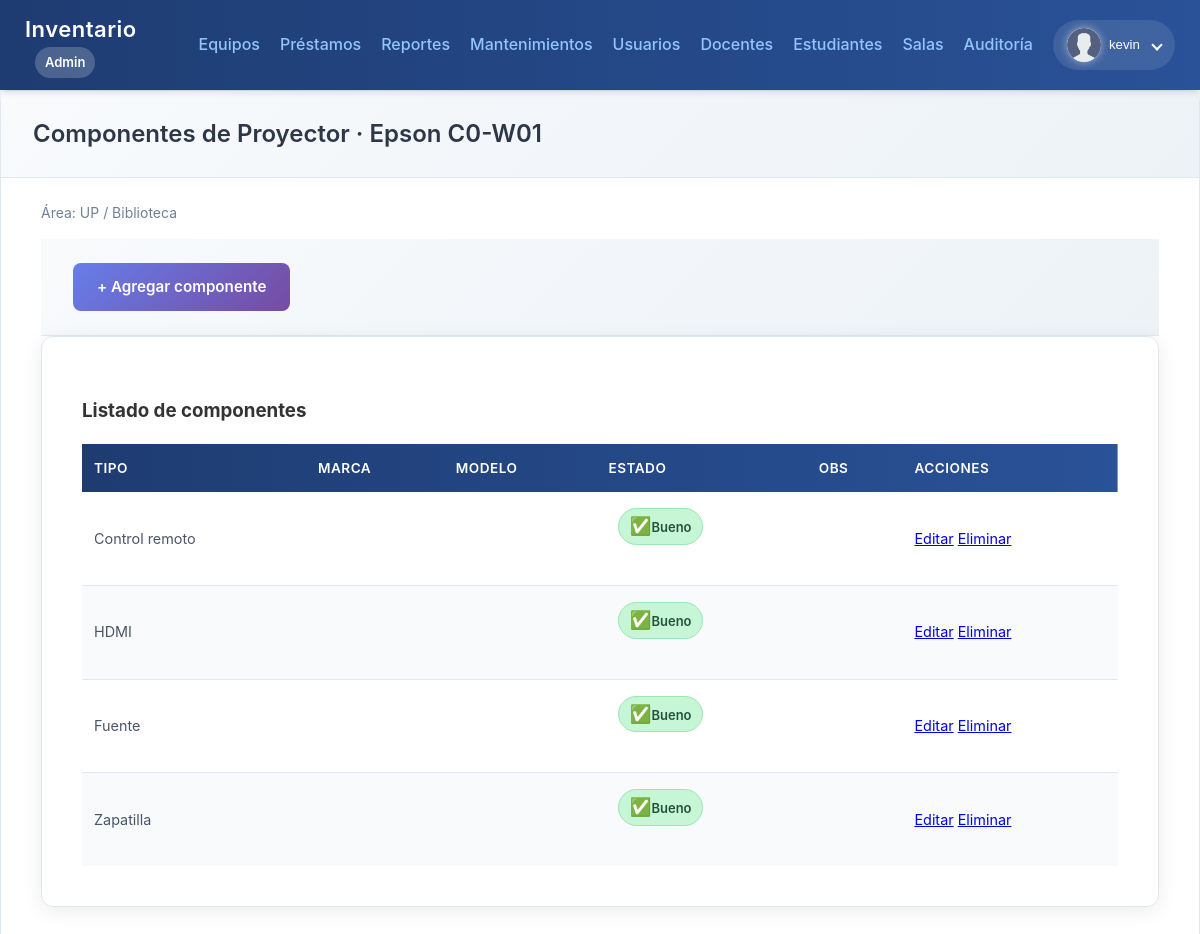
Page /public/equipos_componentes.php?id=1 (signed in) on the committed database.
### tables this page shows
CREATE TABLE `equipos` (
  `id` int(11) NOT NULL,
  `area_id` int(11) NOT NULL,
  `sala_id` int(11) DEFAULT NULL,
  `tipo` varchar(60) NOT NULL,
  `marca` varchar(80) DEFAULT NULL,
  `modelo` varchar(120) DEFAULT NULL,
  `nro_serie` varchar(120) DEFAULT NULL,
  `serial_interno` varchar(32) NOT NULL,
  `estado` varchar(20) NOT NULL DEFAULT 'bueno',
  `prestado` tinyint(1) NOT NULL DEFAULT 0,
  `con_reporte` tinyint(1) NOT NULL DEFAULT 0,
  `detalles` longtext DEFAULT NULL CHECK (json_valid(`detalles`)),
  `creado_en` timestamp NOT NULL DEFAULT current_timestamp(),
  `actualizado_en` timestamp NULL DEFAULT NULL ON UPDATE current_timestamp(),
  `en_mantenimiento` tinyint(1) DEFAULT 0,
  `con_fallos` tinyint(1) DEFAULT 0
);

CREATE TABLE `areas` (
  `id` int(11) NOT NULL,
  `nombre` varchar(80) NOT NULL,
  `creado_en` timestamp NOT NULL DEFAULT current_timestamp()
);

CREATE TABLE `salas` (
  `id` int(11) NOT NULL,
  `area_id` int(11) NOT NULL,
  `nombre` varchar(120) NOT NULL,
  `descripcion` text DEFAULT NULL,
  `creado_en` timestamp NOT NULL DEFAULT current_timestamp()
);

CREATE TABLE `componentes` (
  `id` int(11) NOT NULL,
  `equipo_id` int(11) NOT NULL,
  `tipo` varchar(80) NOT NULL,
  `marca` varchar(80) DEFAULT NULL,
  `modelo` varchar(120) DEFAULT NULL,
  `nro_serie` varchar(120) DEFAULT NULL,
  `estado` varchar(20) NOT NULL DEFAULT 'bueno',
  `observacion` text DEFAULT NULL,
  `creado_en` timestamp NOT NULL DEFAULT current_timestamp()
);

### public/equipos_componentes.php (the view, shortened to what this page needs)
<?php
require __DIR__ . '/../init.php';
$equipo_id = intval($_GET['id'] ?? 0);
$stmt = $mysqli->prepare("SELECT e.*, a.nombre AS area, s.nombre AS sala
                          FROM equipos e
                          JOIN areas a ON a.id=e.area_id
                          LEFT JOIN salas s ON s.id=e.sala_id
                          WHERE e.id=?");
$stmt->bind_param("i", $equipo_id);
$stmt->execute();
$equipo = $stmt->get_result()->fetch_assoc();
$stmt = $mysqli->prepare("SELECT * FROM componentes WHERE equipo_id=? ORDER BY creado_en DESC");
$stmt->bind_param("i", $equipo_id);
$stmt->execute();
$componentes = $stmt->get_result()->fetch_all(MYSQLI_ASSOC);
?>
<head>
  <link rel="stylesheet" href="../css/tabla_equipos_componentes.css">
</head>
<?php
include __DIR__ . '/navbar.php';
?>
<div class="card">
  <h2>Componentes de <?= htmlspecialchars($equipo['tipo']) ?><?= $equipo['marca'] ? ' · ' . htmlspecialchars($equipo['marca']) : '' ?><?= $equipo['modelo'] ? ' ' . htmlspecialchars($equipo['modelo']) : '' ?></h2>
  <p class="muted">Área: <?= htmlspecialchars($equipo['area']) ?><?= $equipo['sala'] ? ' / ' . htmlspecialchars($equipo['sala']) : '' ?></p>
  <div class="actions">
    <a class="btn" href="/inventario_uni/public/equipos_componentes_form.php?id=<?= $equipo_id ?>">+ Agregar componente</a>
  </div>
  <div class="card">
    <h3>Listado de componentes</h3>
    <table>
      <thead>
        <tr>
          <th>Tipo</th>
          <th>Marca</th>
          <th>Modelo</th>
          <th>Estado</th>
          <th>Obs</th>
          <th>Acciones</th>
        </tr>
      </thead>
      <tbody>
        <?php if (!$componentes): ?>
          <tr>
            <td colspan="6" class="muted">Sin componentes.</td>
          </tr>
          <?php else: foreach ($componentes as $c): ?>
            <tr>
              <td><?= htmlspecialchars($c['tipo']) ?></td>
              <td><?= htmlspecialchars($c['marca']) ?></td>
              <td><?= htmlspecialchars($c['modelo']) ?></td>
              <td>
                <?php
                $cls = 'ok';
                ?>
                <span class="badge <?= $cls ?>"><?= htmlspecialchars($c['estado']) ?></span>
              </td>
              <td><?= htmlspecialchars($c['observacion']) ?></td>
              <td>
                <a href="componentes_editar.php?id=<?= $c['id'] ?>&equipo=<?= $equipo_id ?>" class="serial-btn btn-components">Editar</a>
                <a href="componentes_eliminar.php?id=<?= $c['id'] ?>&equipo=<?= $equipo_id ?>" class="serial-btn btn-public"
                  onclick="return confirm('¿Eliminar este componente?');">Eliminar</a>
              </td>
            </tr>
        <?php endforeach;
        endif; ?>
      </tbody>
    </table>
  </div>
</div>

### css/tabla_equipos_componentes.css (style rules this page uses)
* { box-sizing: border-box; }
body { font-family: 'Segoe UI', Tahoma, Geneva, Verdana, sans-serif; background: #f5f7fa; color: #333; line-height: 1.6; margin: 0; padding: 0; }
.card { background: white; border-radius: 12px; box-shadow: 0 4px 20px rgba(0, 0, 0, 0.08); border: 1px solid #e1e8ed; padding: 2.5rem; transition: all 0.3s ease; animation: slideIn 0.6s ease-out; }
.card h2 { color: #2d3748; font-size: 1.5rem; font-weight: 600; margin-bottom: 1rem; padding: 1.5rem 2rem; background: linear-gradient(135deg, #f8fafc 0%, #edf2f7 100%); border-bottom: 1px solid #e2e8f0; margin: -2.5rem -2.5rem 1.5rem -2.5rem; }
button[type="submit"], .btn { background: linear-gradient(135deg, #667eea 0%, #764ba2 100%); color: white; border: none; padding: 1rem 2rem; border-radius: 8px; font-size: 1rem; font-weight: 600; cursor: pointer; transition: all 0.3s ease; font-family: inherit; text-decoration: none; display: inline-block; text-align: center; white-space: nowrap; }
.error, .ok, .info { padding: 1rem 1.25rem; border-radius: 8px; margin-bottom: 1.5rem; font-weight: 500; display: flex; align-items: center; gap: 0.5rem; }
.ok { background: #c6f6d5; color: #22543d; border: 1px solid #9ae6b4; }
.ok::before { content: '✅'; font-size: 1.1rem; }
.actions { background: linear-gradient(135deg, #f8fafc 0%, #edf2f7 100%); padding: 1.5rem 2rem; border-bottom: 1px solid #e2e8f0; display: flex; justify-content: space-between; align-items: center; gap: 1rem; flex-wrap: wrap; }
.actions .btn { padding: 0.75rem 1.5rem; font-size: 0.95rem; display: inline-flex; align-items: center; gap: 0.5rem; }
table { width: 100%; border-collapse: collapse; font-size: 0.9rem; background: white; }
thead { background: linear-gradient(90deg, #1e3c72, #2a5298); color: #fff; }
th { color: white; padding: 1rem 0.75rem; text-align: left; font-weight: 600; font-size: 0.85rem; text-transform: uppercase; letter-spacing: 0.5px; white-space: nowrap; }
td { padding: 1rem 0.75rem; border-bottom: 1px solid #e2e8f0; color: #4a5568; vertical-align: middle; line-height: 1.4; }
tbody tr { transition: all 0.2s ease; }
tbody tr:nth-child(even) { background: #f8fafc; }
tbody tr:last-child td { border-bottom: none; }
.badge { padding: 0.3rem 0.75rem; border-radius: 12px; font-size: 0.75rem; font-weight: 600; text-transform: capitalize; white-space: nowrap; display: inline-block; }
.badge.ok { background: #c6f6d5; color: #22543d; border: 1px solid #9ae6b4; }
.muted { color: #718096; font-size: 0.875rem; }

### css/navbar.css (style rules this page uses)
:root { --primary-color: #6366f1; --secondary-color: #0f172a; --secondary-light: #1e293b; --bg-dark: #0f172a; --shadow-md: 0 4px 6px -1px rgba(0, 0, 0, 0.1); --transition-fast: 150ms ease-in-out; --bg-secondary: #ffffff; --text-primary: #1e293b; --table-header-bg: #1e3a8a; --table-header-text: #ffffff; }
body { margin: 0; font-family: 'Inter', -apple-system, BlinkMacSystemFont, 'Segoe UI', Roboto, sans-serif; background-color: #f5f6fa; }
.badge { background: rgba(255, 255, 255, 0.2); color: #fff; padding: 5px 10px; border-radius: 20px; font-size: 13px; margin-left: 10px; }

### rows in the picture
equipos: tipo "Proyector", marca "Epson", modelo "C0-W01", area.nombre "UP", sala.nombre "Biblioteca"
componentes: tipo "Control remoto", estado "Bueno"
componentes: tipo "HDMI", estado "Bueno"
componentes: tipo "Fuente", estado "Bueno"
componentes: tipo "Zapatilla", estado "Bueno"

### other values in the picture
$rol "Admin"
user()['nombre'] "kevin"
